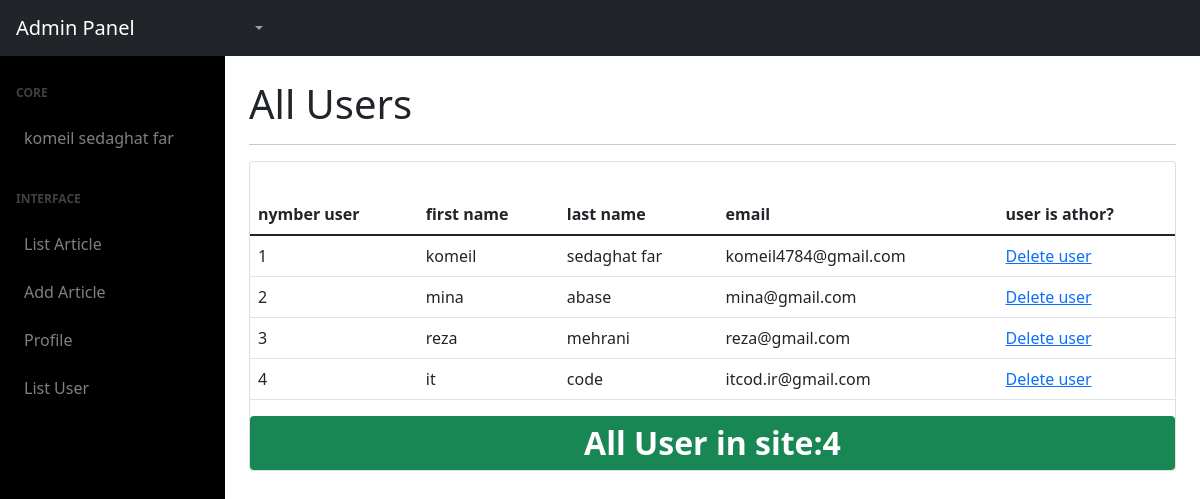
The app's page /account/admin-panel/users (signed in) with its own data.
### account/models.py (models this page shows)
class User(AbstractUser):
    is_author = models.BooleanField(default=False,verbose_name="User is author?")
    is_special = models.DateTimeField(default=timezone.now,verbose_name="Special User")
    def is_special_user(self):
        if self.is_special > timezone.now():
            return True
        else:
            return False
    is_special_user.boolean = True

### account/views.py (the view)
# urls.py: path('admin-panel/users',UsersNumberAdminView.as_view(),name='users'),
class UsersNumberAdminView(LoginRequiredMixin,SuperUserAccessMixin,ListView):
    queryset = User.objects.all()
    template_name = 'admin-panel/user.html'
    def get_context_data(self,**kwargs):
        len_us = User.objects.all()
        context = super().get_context_data(**kwargs)
        context['len'] = len(len_us)
        return context

### account/mixins.py (called while the page is built)
    def dispatch(self,request,*args,**kwargs):
        if request.user.is_superuser:
            return super().dispatch(request,*args,**kwargs)
        else:
            raise Http404("You can't see this page")

### account/templates/admin-panel/user.html (shortened to what this page needs)
{% extends 'admin-panel/base.html' %}
{% block name %}
    All Users
{% endblock %}
{% block content %}
<div class="row">
    <div class="col-12">
      <div class="card">
          <table class="table table-head-fixed">
            <thead>
            <div class="card-body">
              <tr>
                <th>nymber user</th>
                <th>first name</th>
                <th>last name</th>
                <th>email</th>
                <th>user is athor?</th>
              </tr>
            </thead>
            <tbody>
                {% for user in object_list %}
                    <tr>
                        <td> {{user.pk}} </td>
                        <td>{{user.first_name}}</td>
                        <td>{{user.last_name}} </td>
                        <td>{{user.email}} </td>
                        <td>
                          <a href="{% url 'account:delete-user' user.username %}">Delete user</a>
                        </td>
                    </tr>
                {% endfor %}
            </div>
          <div class="badge bg-success fs-2">All User in site:{{len}}</div>
        </div>
      </div>
    </div>
  </div>
{% endblock %}

### account/templates/admin-panel/sidebar.html (shortened to what this page needs)
<link href="https://cdn.jsdelivr.net/npm/bootstrap@5.1.3/dist/css/bootstrap.min.css" rel="stylesheet">
<div id="layoutSidenav">
    <div id="layoutSidenav_nav">
        <nav class="sb-sidenav accordion sb-sidenav-dark" id="sidenavAccordion">
            <div class="sb-sidenav-menu">
                <div class="nav">
                    <div class="sb-sidenav-menu-heading">Core</div>
                    <a class="nav-link" href="index.html">
                        {{user.get_full_name}}
                    </a>
                <div class="sb-sidenav-menu-heading">Interface</div>
                <a class="nav-link collapsed" href="{% url 'account:home' %}" >
                    List Article
                </a>
                <a class="nav-link collapsed" href="{% url 'account:create_article' %}">
                    Add Article
                </a>
                <a class="nav-link collapsed" href="{% url 'account:profile' %}" >
                    Profile
                </a>
                {% if request.user.is_superuser %}
                <a class="nav-link collapsed" href="{% url 'account:users' %}" >
                    List User
                </a>
                {% endif %}
        </nav>
    </div>

### static/admin-panel/css/rtl.css (style rules this page uses)
.sb-sidenav-dark { background-color: #000; color: rgb(255, 255, 255); }

### records on screen
User: get_full_name "komeil sedaghat far", pk "1", first_name "komeil", last_name "sedaghat far", email "komeil4784@gmail.com"
User: pk "2", first_name "mina", last_name "abase", email "mina@gmail.com"
User: pk "3", first_name "reza", last_name "mehrani", email "reza@gmail.com"
User: pk "4", first_name "it", last_name "code", email "itcod.ir@gmail.com"

### other values on screen
{{ len }} "4"
